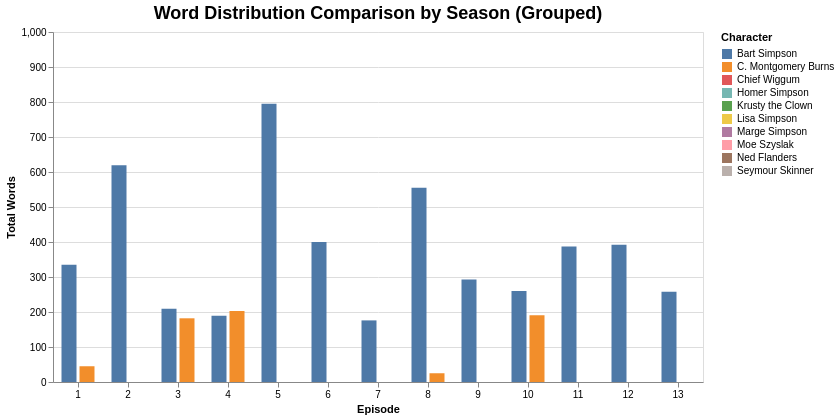

Source (notebook cell):
### Code cell
# Max words per season across all characters — used to anchor the Y scale
season_max_df = (
    df_episode
    .groupby("season")["total_words"]
    .max()
    .reset_index()
    .rename(columns={"total_words": "season_max_words"})
)
season_max_df["season_max_words"] += 100

# Invisible layer: forces the Y axis max to the season-level maximum,
# so switching characters doesn't rescale the axis
y_anchor = alt.Chart(season_max_df).transform_filter(
    season_sel
).mark_point(opacity=0, size=0).encode(
    y=alt.Y("season_max_words:Q", title="Total Words", scale=alt.Scale(domainMin=0))
)

bars_char1_grouped = base.transform_filter(
    char1_sel
).mark_bar(width=15, xOffset=-9).encode(
    x=alt.X("number_in_season:O", title="Episode", axis=alt.Axis(labelAngle=0)),
    y=alt.Y("total_words:Q"),
    color=alt.Color("character:N", scale=color_scale, legend=alt.Legend(title="Character")),
    tooltip=[
        alt.Tooltip("character:N",        title="Character"),
        alt.Tooltip("title:N",            title="Episode Title"),
        alt.Tooltip("number_in_season:O", title="Episode"),
        alt.Tooltip("total_words:Q",      title="Total Words", format=","),
    ]
)

bars_char2_grouped = base.transform_filter(
    char2_sel
).mark_bar(width=15, xOffset=9).encode(
    x=alt.X("number_in_season:O", title="Episode"),
    y=alt.Y("total_words:Q"),
    color=alt.Color("character:N", scale=color_scale, legend=alt.Legend(title="Character")),
    tooltip=[
        alt.Tooltip("character:N",        title="Character"),
        alt.Tooltip("title:N",            title="Episode Title"),
        alt.Tooltip("number_in_season:O", title="Episode"),
        alt.Tooltip("total_words:Q",      title="Total Words", format=","),
    ]
)

chart_q3_grouped = (y_anchor + bars_char1_grouped + bars_char2_grouped).add_params(
    char2_sel, char1_sel, season_sel
).properties(
    title=alt.TitleParams("Word Distribution Comparison by Season (Grouped)", fontSize=18),
    width=650,
    height=350
).resolve_scale(color="shared")

chart_q3_grouped

### Figure 1 — Vega-Lite specification as saved in the notebook (floating-point values rounded to 4 significant figures; data arrays with more than 128 entries replaced by an {"elided": "..."} marker saying what was removed)
{"config": {"view": {"continuousWidth": 300, "continuousHeight": 300}}, "layer": [{"data": {"name": "data-9266f94da82f7833eef92015fedfbdea"}, "mark": {"type": "point", "opacity": 0, "size": 0}, "encoding": {"y": {"field": "season_max_words", "scale": {"domainMin": 0}, "title": "Total Words", "type": "quantitative"}}, "name": "view_47713ae964092888_0", "transform": [{"filter": {"param": "param_d0e77a3debd84783"}}]}, {"data": {"name": "data-a68f1f3d7e3e7b3f60ec89230f23a227"}, "mark": {"type": "bar", "width": 15, "xOffset": -9}, "encoding": {"color": {"field": "character", "legend": {"title": "Character"}, "scale": {"domain": ["Bart Simpson", "C. Montgomery Burns", "Chief Wiggum", "Homer Simpson", "Krusty the Clown", "Lisa Simpson", "Marge Simpson", "Moe Szyslak", "Ned Flanders", "Seymour Skinner"], "range": ["#4e79a7", "#f28e2b", "#e15759", "#76b7b2", "#59a14f", "#edc948", "#b07aa1", "#ff9da7", "#9c755f", "#bab0ac"]}, "type": "nominal"}, "tooltip": [{"field": "character", "title": "Character", "type": "nominal"}, {"field": "title", "title": "Episode Title", "type": "nominal"}, {"field": "number_in_season", "title": "Episode", "type": "ordinal"}, {"field": "total_words", "format": ",", "title": "Total Words", "type": "quantitative"}], "x": {"axis": {"labelAngle": 0}, "field": "number_in_season", "title": "Episode", "type": "ordinal"}, "y": {"field": "total_words", "type": "quantitative"}}, "transform": [{"filter": {"param": "param_d0e77a3debd84783"}}, {"filter": {"param": "param_c57bdf8f9173670a"}}]}, {"data": {"name": "data-a68f1f3d7e3e7b3f60ec89230f23a227"}, "mark": {"type": "bar", "width": 15, "xOffset": 9}, "encoding": {"color": {"field": "character", "legend": {"title": "Character"}, "scale": {"domain": ["Bart Simpson", "C. Montgomery Burns", "Chief Wiggum", "Homer Simpson", "Krusty the Clown", "Lisa Simpson", "Marge Simpson", "Moe Szyslak", "Ned Flanders", "Seymour Skinner"], "range": ["#4e79a7", "#f28e2b", "#e15759", "#76b7b2", "#59a14f", "#edc948", "#b07aa1", "#ff9da7", "#9c755f", "#bab0ac"]}, "type": "nominal"}, "tooltip": [{"field": "character", "title": "Character", "type": "nominal"}, {"field": "title", "title": "Episode Title", "type": "nominal"}, {"field": "number_in_season", "title": "Episode", "type": "ordinal"}, {"field": "total_words", "format": ",", "title": "Total Words", "type": "quantitative"}], "x": {"field": "number_in_season", "title": "Episode", "type": "ordinal"}, "y": {"field": "total_words", "type": "quantitative"}}, "transform": [{"filter": {"param": "param_d0e77a3debd84783"}}, {"filter": {"param": "param_c5d1411d4a01de51"}}]}], "height": 350, "params": [{"name": "param_c5d1411d4a01de51", "select": {"type": "point", "fields": ["character"]}, "bind": {"input": "select", "options": ["Bart Simpson", "C. Montgomery Burns", "Chief Wiggum", "Homer Simpson", "Krusty the Clown", "Lisa Simpson", "Marge Simpson", "Moe Szyslak", "Ned Flanders", "Seymour Skinner"], "name": "Character 2: "}, "value": "C. Montgomery Burns", "views": ["view_47713ae964092888_0"]}, {"name": "param_c57bdf8f9173670a", "select": {"type": "point", "fields": ["character"]}, "bind": {"input": "select", "options": ["Bart Simpson", "C. Montgomery Burns", "Chief Wiggum", "Homer Simpson", "Krusty the Clown", "Lisa Simpson", "Marge Simpson", "Moe Szyslak", "Ned Flanders", "Seymour Skinner"], "name": "Character 1: "}, "value": "Bart Simpson", "views": ["view_47713ae964092888_0"]}, {"name": "param_d0e77a3debd84783", "select": {"type": "point", "fields": ["season"]}, "bind": {"input": "select", "options": [1, 2, 3, 4, 5, 6, 7, 8, 9, 10, 11, 12, 13, 14, 15, 16, 17, 18, 19, 20, 21, 22, 23, 24, 25], "name": "Season: "}, "value": 1, "views": ["view_47713ae964092888_0"]}], "resolve": {"scale": {"color": "shared"}}, "title": {"text": "Word Distribution Comparison by Season (Grouped)", "fontSize": 18}, "width": 650, "$schema": "https://vega.github.io/schema/vega-lite/v6.1.0.json", "datasets": {"data-9266f94da82f7833eef92015fedfbdea": [{"season": 1, "season_max_words": 1000}, {"season": 2, "season_max_words": 1309}, {"season": 3, "season_max_words": 1198}, {"season": 4, "season_max_words": 953}, {"season": 5, "season_max_words": 1457}, {"season": 6, "season_max_words": 1244}, {"season": 7, "season_max_words": 1120}, {"season": 8, "season_max_words": 1239}, {"season": 9, "season_max_words": 1317}, {"season": 10, "season_max_words": 1464}, {"season": 11, "season_max_words": 1230}, {"season": 12, "season_max_words": 981}, {"season": 13, "season_max_words": 968}, {"season": 14, "season_max_words": 1176}, {"season": 15, "season_max_words": 930}, {"season": 16, "season_max_words": 1057}, {"season": 17, "season_max_words": 932}, {"season": 18, "season_max_words": 876}, {"season": 19, "season_max_words": 960}, {"season": 20, "season_max_words": 1241}, {"season": 21, "season_max_words": 915}, {"season": 22, "season_max_words": 849}, {"season": 23, "season_max_words": 1396}, {"season": 24, "season_max_words": 996}, {"season": 25, "season_max_words": 1020}], "data-a68f1f3d7e3e7b3f60ec89230f23a227": {"elided": "3887 records"}}}
